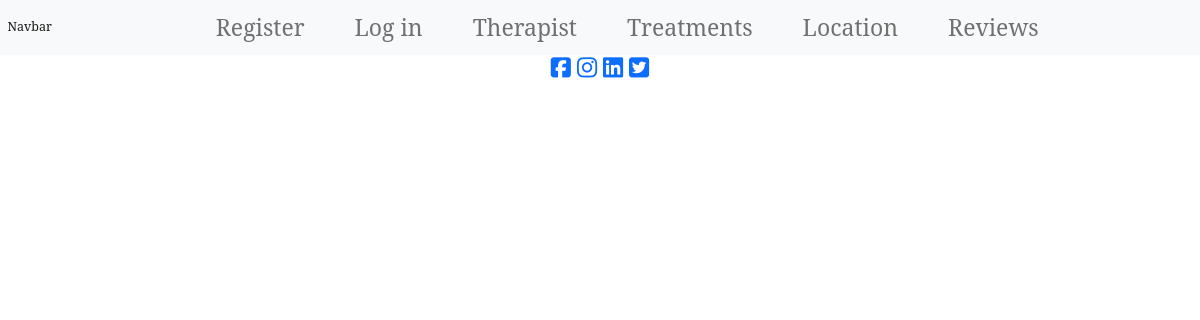
The page /reviews/reviews on the database as committed earlier.
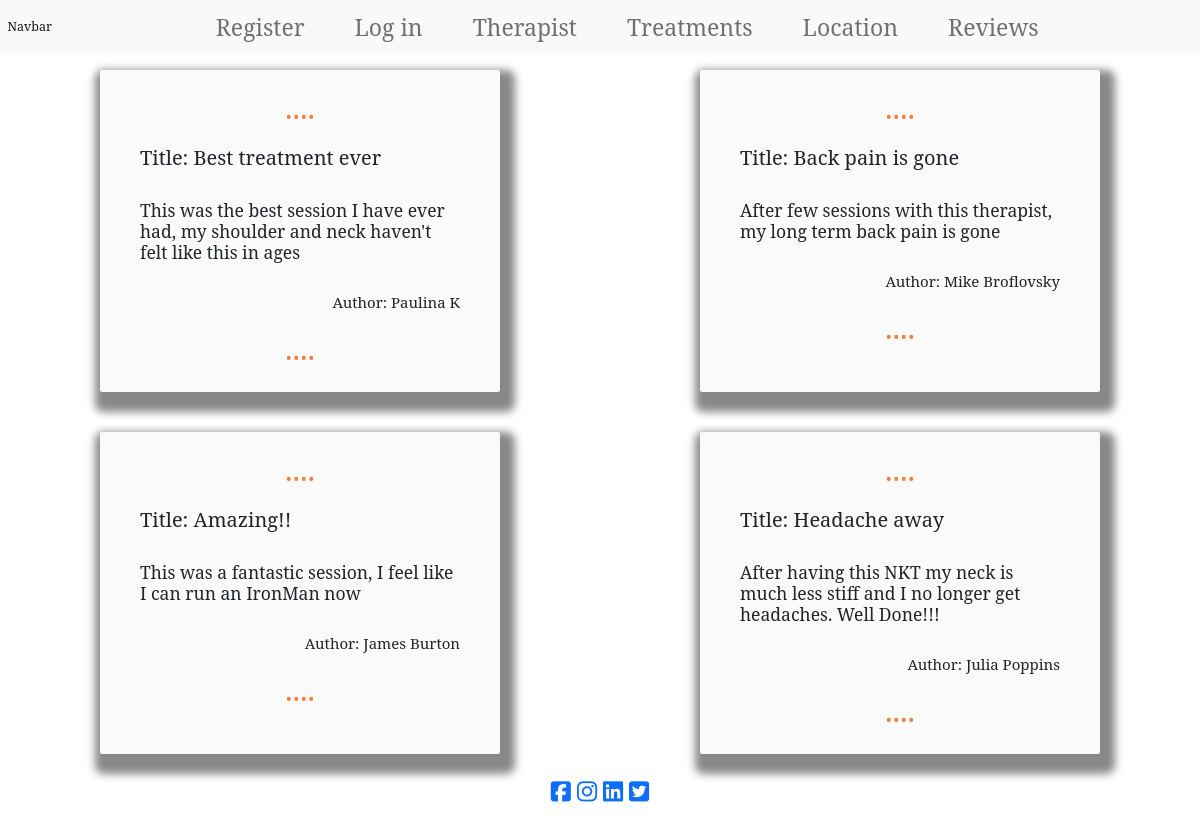
The same page on the database as committed later.
### reviews/models.py (models this page shows, shortened)
class Review(models.Model):
    title = models.CharField(max_length=50, null=False,
                             blank=False, default='Title')
    description = models.TextField()
    date = models.DateTimeField(auto_now_add=True)
    author = models.CharField(max_length=20, null=False, blank=True)
    featured = models.BooleanField(default=False, null=True, blank=True)

### reviews/views.py (the view)
# urls.py: path('reviews', views.reviews, name='reviews')
def reviews(request):
    reviews = Review.objects.all()
    context = {
        'reviews': reviews,
    }
    return render(request, 'reviews/reviews.html', context)

### reviews/templates/reviews/reviews.html
{% extends 'base.html' %}
{% load static %}
{% block extra_css %}
<link rel="stylesheet" href="{% static 'reviews/css/reviews.css' %}">
{% endblock %}
{% block content %}
{% include 'components/navbar/navbar.html' %}
<div class="row justify-content-around">
    {% for review in reviews %}
    <div class="col-4 review-card rounded">
        <h2 class="review-dots text-center">....</h2>
        <h2 class="review-text">Title: {{ review.title|capfirst }}</h2>
        <h3 class="review-text">{{ review.description|capfirst }}</h3>
        <h4 class="review-text text-end">Author: {{ review.author }}</h4>
        <h2 class="review-dots text-center">....</h2>
    </div>
    {% endfor %}
</div>
{% include 'components/footer/footer.html' %}
{% endblock %}

### templates/base.html (shortened to what this page needs)
{% load static %}
<!doctype html>
<html lang="en">
    <head>
        {% block corecss %}
            <link href="https://cdn.jsdelivr.net/npm/bootstrap@5.0.0-beta3/dist/css/bootstrap.min.css" rel="stylesheet">
            <link rel="stylesheet" href="{% static 'css/base.css' %}">
        {% endblock %}
        {% block extra_css %}
        {% endblock %}
    </head>
    <body>
        <div class="container-fluid main-wrapper">
            {% block content %}
            {% endblock %}
        </div>
    </body>
</html>

### templates/components/navbar/navbar.html (shortened to what this page needs)
<nav class="navbar navbar-expand-lg fixed-top navbar-light bg-light">
  <div class="container-fluid">
    <a class="navbar-brand" href="{% url 'home' %}">Navbar</a>
    <div class="collapse navbar-collapse" id="navbarNavAltMarkup">
      <div class="navbar-nav justify-content-center">
        {% if not request.user.is_authenticated %}
            <a class="nav-link" href="{% url 'account_signup' %}">Register</a>
            <a class="nav-link" href="{% url 'account_login' %}">Log in</a>
        {% endif %}
            <a class="nav-link" href="{% url 'therapist' %}">Therapist</a>
            <a class="nav-link" href="{% url 'treatments' %}">Treatments</a>
            <a class="nav-link" href="{% url 'location' %}">Location</a>
            <a class="nav-link" href="{% url 'reviews' %}">Reviews</a>
    </div>
  </div>
</nav>

### templates/components/footer/footer.html
<footer class="row footer-container">
        <div class="col-12 text-center">
            <a href="https://www.facebook.com/" target="_blank" aria-label="find us on facebook" rel="noopener"><i
                    class="fab fa-facebook-square"></i></a>
            <a href="https://www.instagram.com/" target="_blank" aria-label="find us on instagram" rel="noopener"><i
                    class="fab fa-instagram"></i></a>
            <a href="https://www.linkedin.com/home" target="_blank" aria-label="find us on linkedin" rel="noopener"><i
                    class="fab fa-linkedin"></i></a>
            <a href="https://twitter.com/explore" target="_blank" aria-label="find us on twitter" rel="noopener"><i
                    class="fab fa-twitter-square"></i></a>
        </div>
</footer>

### static/css/base.css (style rules this page uses)
:root { --theme-grey: #d8d4d5; --theme-green: #03fcba; --theme-red: #ee6352; --theme-blue: #008dd5; --theme-orange: #f0803c; }
html { font-size: 62.5%; scroll-behavior: smooth; }
body { font-family: 'Noto Serif', serif; font-weight: 400; font-size: 2.3rem; background: url('/media/background.png') no-repeat center center fixed; background-size: cover; height: 100vh; }
.main-wrapper { height: 100vh; margin-top: 5rem; }
.navbar-nav { width: 100%; }
.nav-link { margin-right: 2rem; margin-left: 2rem; }
.footer-container { margin-bottom: 2rem; }

### reviews/static/reviews/css/reviews.css (style rules this page uses)
.review-card { background-color: #fafafa; margin: 2rem; padding: 2rem; box-shadow: 5px 10px 8px 10px #888888; }
.review-text { margin: 1rem; padding: 1rem; }
.review-dots { color: var(--theme-orange); font-size: 3rem; }

Rows that differ between the two databases and show on the page:
added Review: title "Best treatment ever", description "This was the best session I have ever had, my shoulder and neck haven't felt like this in ages", author "Paulina K"
added Review: title "Back pain is gone", description "After few sessions with this therapist, my long term back pain is gone", author "Mike Broflovsky"
added Review: title "Amazing!!", description "This was a fantastic session, I feel like I can run an IronMan now", author "James Burton"
added Review: title "Headache away", description "After having this NKT my neck is much less stiff and I no longer get headaches. Well Done!!!", author "Julia Poppins"
